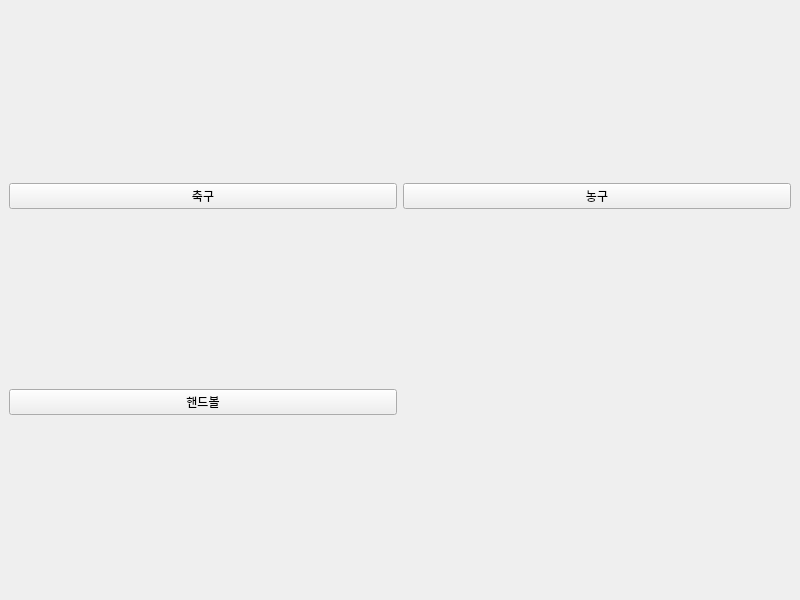
<?xml version="1.0" encoding="UTF-8"?>
<ui version="4.0">
 <class>SelectWindow</class>
 <widget class="QMainWindow" name="SelectWindow">
  <property name="geometry">
   <rect>
    <x>0</x>
    <y>0</y>
    <width>800</width>
    <height>600</height>
   </rect>
  </property>
  <property name="windowTitle">
   <string>SelectWindow</string>
  </property>
  <widget class="QWidget" name="centralwidget">
   <layout class="QGridLayout" name="gridLayout">
    <item row="0" column="0">
     <widget class="QPushButton" name="pushButton">
      <property name="text">
       <string>축구</string>
      </property>
     </widget>
    </item>
    <item row="0" column="1">
     <widget class="QPushButton" name="pushButton_2">
      <property name="text">
       <string>농구</string>
      </property>
     </widget>
    </item>
    <item row="1" column="0">
     <widget class="QPushButton" name="pushButton_3">
      <property name="text">
       <string>핸드볼</string>
      </property>
     </widget>
    </item>
   </layout>
  </widget>
 </widget>
 <resources/>
 <connections/>
</ui>
